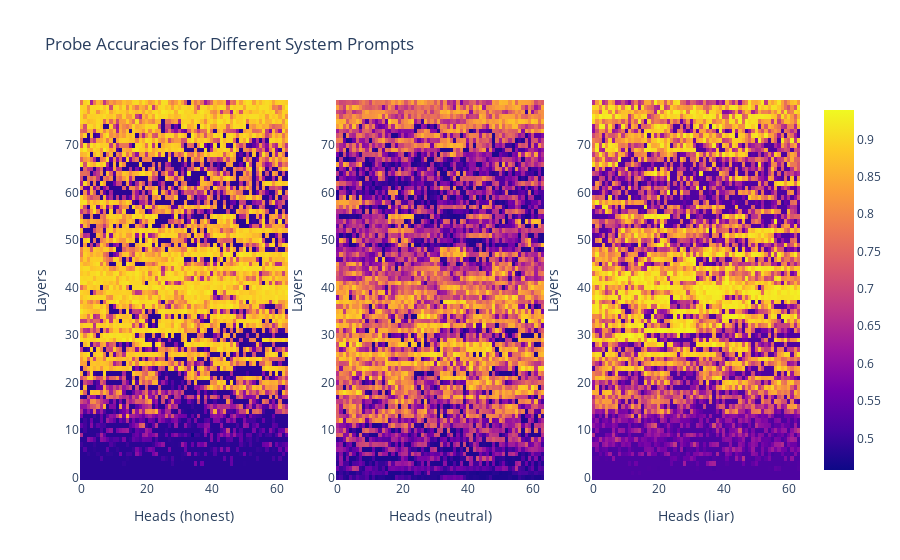

Here is the notebook cell this chart was saved with:
### Code cell
from plotly.subplots import make_subplots
fig = make_subplots(rows=1, cols=3)

from utils.analytics_utils import plot_z_probe_accuracies
for i, label in enumerate(modes):
    px_fig = plot_z_probe_accuracies(elem_acts[label].probe_accs["z"], n_layers, n_heads, title = f"{label} Probe Accuracies")
    fig.add_trace(
        px_fig['data'][0],  # add the trace from plotly express figure
        row=1,
        col=i+1
    )
    fig.update_xaxes(title_text=f"Heads ({label})", row=1, col=i+1)
    fig.update_yaxes(title_text=px_fig.layout.yaxis.title.text, row=1, col=i+1)

    print(acc_tensor_from_dict(elem_acts[label].probe_accs["z"], n_layers, n_heads).mean())

fig.update_layout(title_text="Probe Accuracies for Different System Prompts")
fig.show()

### Figure 1 — Plotly figure (JSON) as saved in the notebook; plotly's stock layout.template omitted (floating-point values rounded to 4 significant figures; data arrays with more than 128 entries replaced by an {"elided": "..."} marker saying what was removed)
{"data": [{"coloraxis": "coloraxis", "hovertemplate": "Heads (sorted): %{x}<br>Layers: %{y}<br>color: %{z}<extra></extra>", "name": "0", "type": "heatmap", "xaxis": "x", "yaxis": "y", "z": {"elided": "80x64 float values"}}, {"coloraxis": "coloraxis", "hovertemplate": "Heads (sorted): %{x}<br>Layers: %{y}<br>color: %{z}<extra></extra>", "name": "0", "type": "heatmap", "xaxis": "x2", "yaxis": "y2", "z": {"elided": "80x64 float values"}}, {"coloraxis": "coloraxis", "hovertemplate": "Heads (sorted): %{x}<br>Layers: %{y}<br>color: %{z}<extra></extra>", "name": "0", "type": "heatmap", "xaxis": "x3", "yaxis": "y3", "z": {"elided": "80x64 float values"}}], "layout": {"title": {"text": "Probe Accuracies for Different System Prompts"}, "xaxis": {"anchor": "y", "domain": [0, 0.2889], "title": {"text": "Heads (honest)"}}, "xaxis2": {"anchor": "y2", "domain": [0.3556, 0.6444], "title": {"text": "Heads (neutral)"}}, "xaxis3": {"anchor": "y3", "domain": [0.7111, 1], "title": {"text": "Heads (liar)"}}, "yaxis": {"anchor": "x", "domain": [0, 1], "title": {"text": "Layers"}}, "yaxis2": {"anchor": "x2", "domain": [0, 1], "title": {"text": "Layers"}}, "yaxis3": {"anchor": "x3", "domain": [0, 1], "title": {"text": "Layers"}}}}
